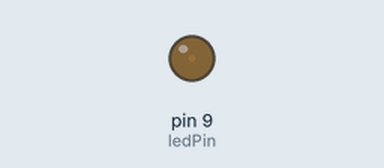
Recording of a sketch running on a simulated Arduino Uno, built with avr-gcc and run on an emulated ATmega328P. Parts: output pins drawn as LEDs (lit = HIGH).

Above: at 0.05 s.
At 0.95 s:
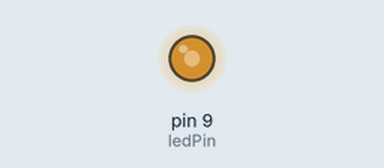
At 1.4 s:
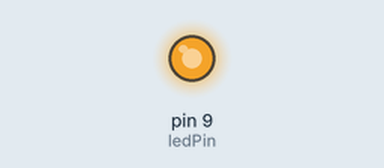
At 2.75 s:
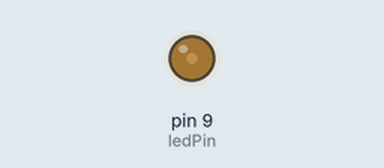
Timing chart, 0 to 7.2 s (numbered marks = the images above):
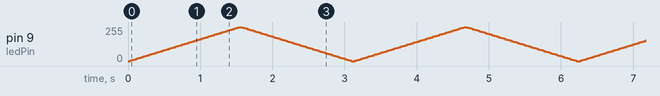

The sketch:

FadeX2.ino
```cpp
int ledPin = 9;    // LED connected to digital pin 9
int fade =0;
void setup() {
  // nothing happens in setup
}

void loop() {


  // fade in from min to max in increments of 5 points:
  for (int fade = 0 ; fade <= 255; fade += 5) {
    // sets the value (range from 0 to 255):
    analogWrite(ledPin, fade);
    // wait for 30 milliseconds to see the dimming effect
    delay(30);
  }

  // fade out from max to min in increments of 5 points:
  for (int fade = 255 ; fade >= 0; fade -= 5) {
    // sets the value (range from 0 to 255):
    analogWrite(ledPin, fade);
    // wait for 30 milliseconds to see the dimming effect
    delay(30);
  }
}
```
